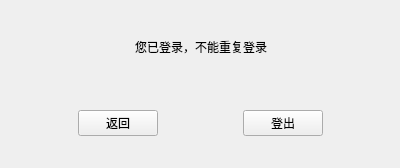
<?xml version="1.0" encoding="UTF-8"?>
<ui version="4.0">
 <class>alreadylogin</class>
 <widget class="QWidget" name="alreadylogin">
  <property name="geometry">
   <rect>
    <x>0</x>
    <y>0</y>
    <width>400</width>
    <height>168</height>
   </rect>
  </property>
  <property name="windowTitle">
   <string>Form</string>
  </property>
  <widget class="QWidget" name="">
   <property name="geometry">
    <rect>
     <x>0</x>
     <y>-10</y>
     <width>401</width>
     <height>193</height>
    </rect>
   </property>
   <layout class="QVBoxLayout" name="verticalLayout">
    <item>
     <spacer name="verticalSpacer">
      <property name="orientation">
       <enum>Qt::Vertical</enum>
      </property>
      <property name="sizeHint" stdset="0">
       <size>
        <width>20</width>
        <height>40</height>
       </size>
      </property>
     </spacer>
    </item>
    <item>
     <layout class="QHBoxLayout" name="horizontalLayout_2">
      <item>
       <spacer name="horizontalSpacer">
        <property name="orientation">
         <enum>Qt::Horizontal</enum>
        </property>
        <property name="sizeHint" stdset="0">
         <size>
          <width>40</width>
          <height>20</height>
         </size>
        </property>
       </spacer>
      </item>
      <item>
       <widget class="QLabel" name="label">
        <property name="styleSheet">
         <string notr="true">font: 11pt &quot;黑体&quot;;</string>
        </property>
        <property name="text">
         <string>您已登录，不能重复登录</string>
        </property>
       </widget>
      </item>
      <item>
       <spacer name="horizontalSpacer_2">
        <property name="orientation">
         <enum>Qt::Horizontal</enum>
        </property>
        <property name="sizeHint" stdset="0">
         <size>
          <width>40</width>
          <height>20</height>
         </size>
        </property>
       </spacer>
      </item>
     </layout>
    </item>
    <item>
     <spacer name="verticalSpacer_2">
      <property name="orientation">
       <enum>Qt::Vertical</enum>
      </property>
      <property name="sizeHint" stdset="0">
       <size>
        <width>20</width>
        <height>40</height>
       </size>
      </property>
     </spacer>
    </item>
    <item>
     <layout class="QHBoxLayout" name="horizontalLayout">
      <item>
       <spacer name="horizontalSpacer_4">
        <property name="orientation">
         <enum>Qt::Horizontal</enum>
        </property>
        <property name="sizeHint" stdset="0">
         <size>
          <width>40</width>
          <height>20</height>
         </size>
        </property>
       </spacer>
      </item>
      <item>
       <widget class="QPushButton" name="pushButton">
        <property name="text">
         <string>返回</string>
        </property>
       </widget>
      </item>
      <item>
       <spacer name="horizontalSpacer_3">
        <property name="orientation">
         <enum>Qt::Horizontal</enum>
        </property>
        <property name="sizeHint" stdset="0">
         <size>
          <width>40</width>
          <height>20</height>
         </size>
        </property>
       </spacer>
      </item>
      <item>
       <widget class="QPushButton" name="pushButton_2">
        <property name="text">
         <string>登出</string>
        </property>
       </widget>
      </item>
      <item>
       <spacer name="horizontalSpacer_5">
        <property name="orientation">
         <enum>Qt::Horizontal</enum>
        </property>
        <property name="sizeHint" stdset="0">
         <size>
          <width>40</width>
          <height>20</height>
         </size>
        </property>
       </spacer>
      </item>
     </layout>
    </item>
    <item>
     <spacer name="verticalSpacer_3">
      <property name="orientation">
       <enum>Qt::Vertical</enum>
      </property>
      <property name="sizeHint" stdset="0">
       <size>
        <width>20</width>
        <height>40</height>
       </size>
      </property>
     </spacer>
    </item>
   </layout>
  </widget>
 </widget>
 <resources/>
 <connections/>
</ui>
